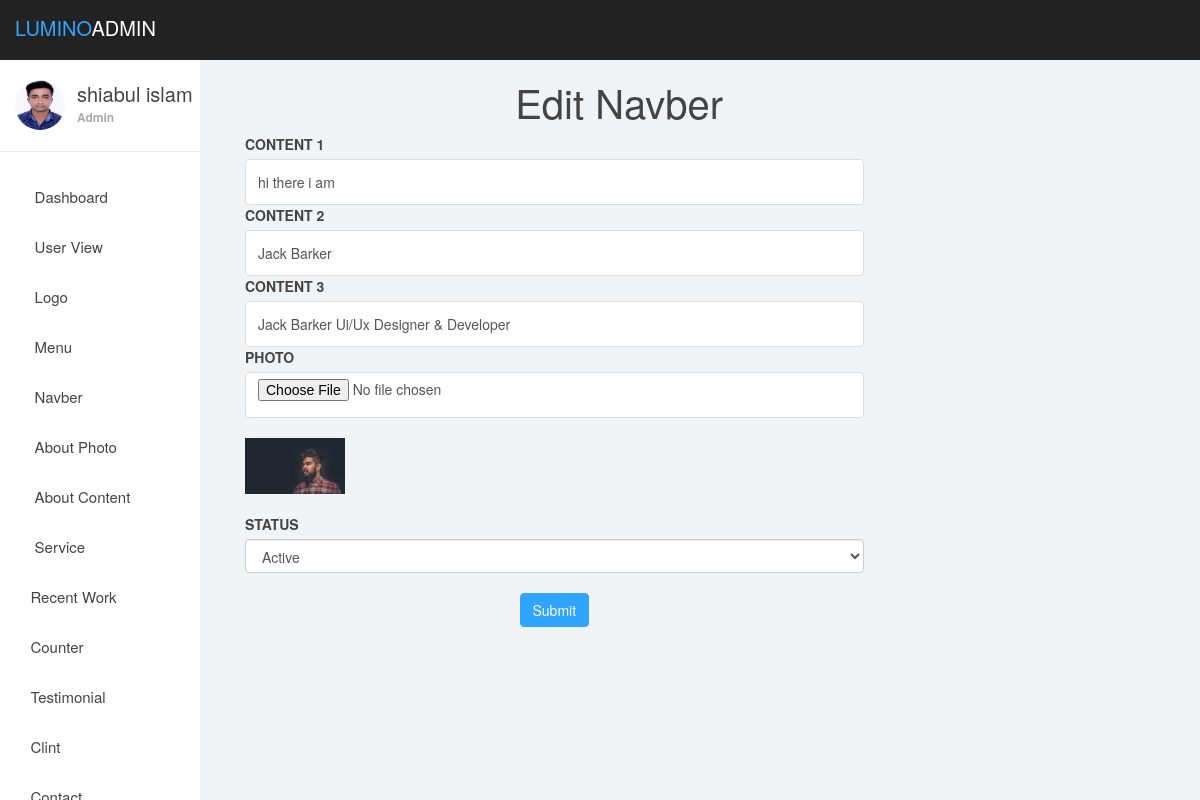
The page /zuman/navber_edit.php?id=12 (signed in) on the database its author committed.
### tables this page shows
CREATE TABLE `navber` (
  `id` int(11) NOT NULL,
  `content1` varchar(100) NOT NULL,
  `content2` varchar(300) NOT NULL,
  `content3` varchar(300) NOT NULL,
  `photo` varchar(100) DEFAULT 'default.jpg',
  `status` varchar(30) NOT NULL
);

### zuman/navber_edit.php (the view, shortened to what this page needs)
<?php
require_once "dashboard/header.php";
 ?>
 <?php
require 'db.php';
$user_id=$_GET['id'];
$select="SELECT * FROM navber WHERE id=$user_id";
$query=mysqli_query($db_connection,$select);
$navber_assoc=mysqli_fetch_assoc($query);
 ?>
<div class="col-lg-10 " >
	<h1 class="text-center">Edit Navber</h1>
	<form action="navberedit_post.php" method="POST" enctype="multipart/form-data">
		<div class="col-lg-10">
			<label>CONTENT 1</label>
			<input type="text" name="text1" class="form-control" value="<?php echo $navber_assoc['content1']; ?>">
		</div>
		<div class="col-lg-10">
			<label>CONTENT 2</label>
			<input type="text" name="text2" class="form-control" value="<?php echo $navber_assoc['content2']; ?>">
		</div>
		<div class="col-lg-10">
			<label>CONTENT 3</label>
			<input type="text" name="text3" class="form-control" value="<?php echo $navber_assoc['content3']; ?>">
		</div>
		<div class="col-lg-10">
			<label>PHOTO</label>
			<input type="file" name="photo" class="form-control">
		</div>
		<div class="col-lg-10">
			<br>
			<img src="uploads/navber/<?php echo $navber_assoc['photo']; ?>" width="100">
		</div>
		<div class="col-lg-10"><br>
			<label>STATUS</label><br>
			<select name="status" class="form-control">
				<option value="1">Active</option>
			</select>
		</div><br><br>
		<div class="col-lg-10 text-center">
			<br>
			<button type="submit" class="btn btn-primary ">Submit</button>
		</div>
	</form>
</div>
 <?php
require_once "dashboard/footer.php";
 ?>

### zuman/dashboardasset/css/styles.css (style rules this page uses)
body { background: #f1f4f7; padding-top: 60px; font-size: 14px; color: #444444; font-family: "Montserrat", "Helvetica Neue", Helvetica, Arial, sans-serif; }
h1, h2, h3, h4, h5, h6 { color: #444444; }
h1 { font-weight: 300; font-size: 40px; }
input.form-control { border: 1px solid #ddd; box-shadow: none; height: 46px; }
.btn-primary, .btn-primary:hover, .btn-primary:focus, .btn-primary:active, .btn-primary.active, .open > .dropdown-toggle.btn-primary, .btn-primary.disabled, .btn-primary[disabled], fieldset[disabled] .btn-primary, .btn-primary.disabled:hover, .btn-primary[disabled]:hover, fieldset[disabled] .btn-primary:hover, .btn-primary.disabled:focus, .btn-primary[disabled]:focus, fieldset[disabled] .btn-primary:focus, .btn-primary.disabled:active, .btn-primary[disabled]:active, fieldset[disabled] .btn-primary:active, .btn-primary.disabled.active, .btn-primary[disabled].active, fieldset[disabled] .btn-primary.active { background-color: #30a5ff; border-color: #30a5ff; }

### rows shown on the page
navber: text1 "hi there i am", text2 "Jack Barker", text3 "Jack Barker Ui/Ux Designer & Developer", photo (picture)

### other values the page prints
$_SESSION['name'] "shiabul islam"
